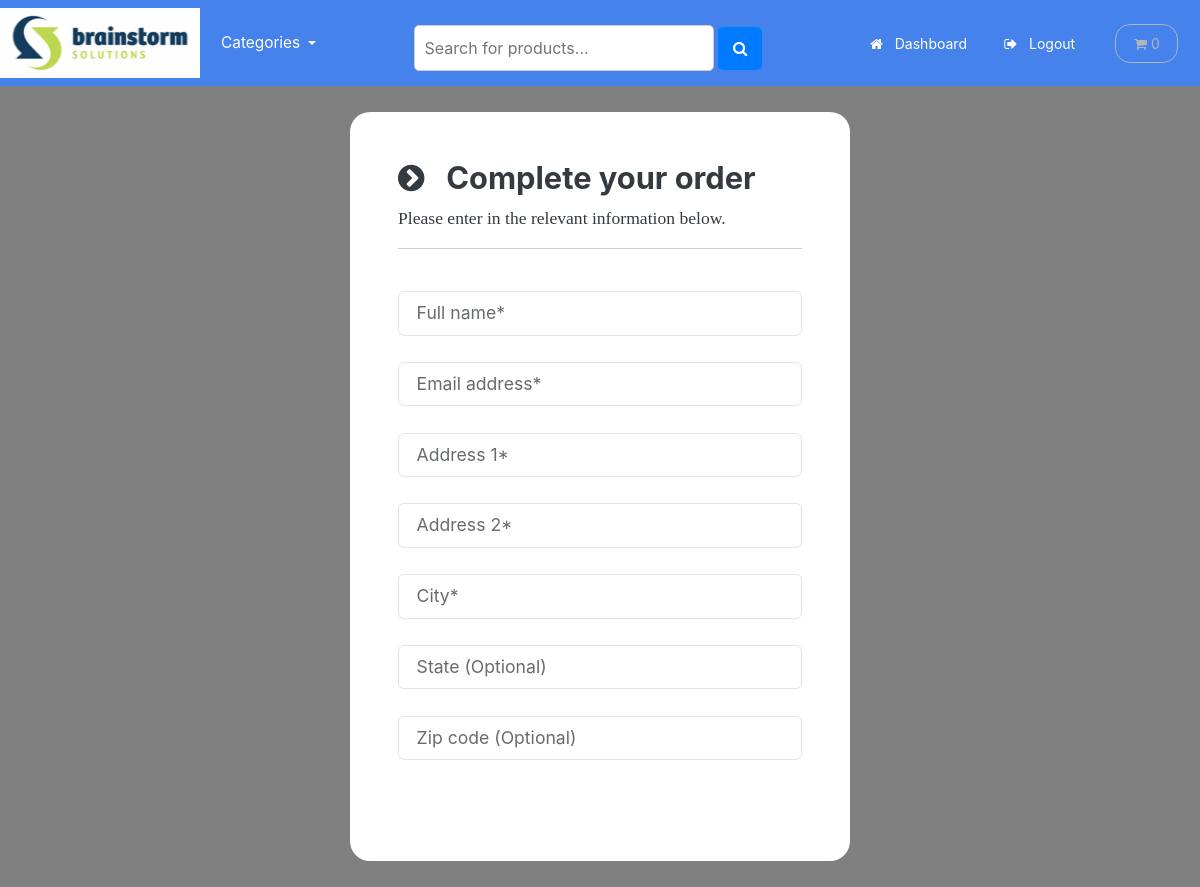
The app's page /payment/checkout (signed in), older data.
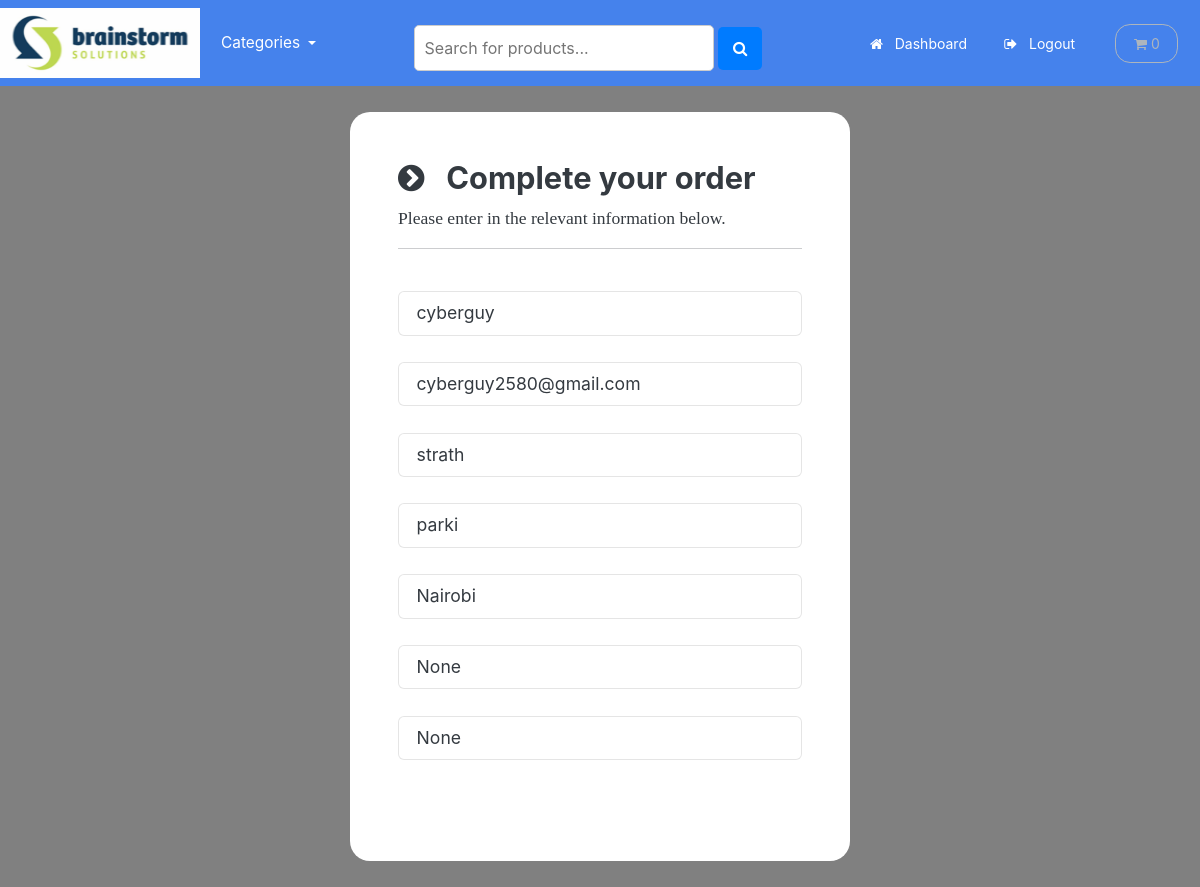
The same page, newer data.
### payment/models.py (models this page shows, shortened)
class ShippingAddress(models.Model):
    full_name = models.CharField(max_length=300)
    email = models.EmailField(max_length=255)
    address1 = models.CharField(max_length=300)
    address2 = models.CharField(max_length=300)
    city = models.CharField(max_length=255)
    state = models.CharField(max_length=255, null=True, blank=True)
    zipcode = models.CharField(max_length=255, null=True, blank=True)
    user = models.ForeignKey(User, on_delete=models.CASCADE, null=True, blank=True)
    class Meta:
        verbose_name_plural = 'Shipping Address'

### payment/views.py (the view)
# urls.py: path('checkout', views.checkout, name='checkout'),
def checkout(request):
    if request.user.is_authenticated:
        try:
            shipping_address = ShippingAddress.objects.get(user=request.user.id)
            context = {'shipping': shipping_address}
            return render(request, 'payment/checkout.html', context=context)
        except:
            return render(request, 'payment/checkout.html')
    else:
        return render(request, 'payment/checkout.html')

### cart/cart.py (called while the page is built)
    def __len__(self):
        return sum(item['qty'] for item in self.cart.values())

    def get_total(self):
        return sum(Decimal(item['price']) * item['qty'] for item in self.cart.values())

### cart/context_processors.py (called while the page is built)
def cart(request):
    return {'cart': Cart(request)}

### store/models.py (called while the page is built)
    def get_absolute_url(self):
        return reverse('list-category', args=[self.slug])

### store/views.py (called while the page is built)
def categories(request):
    all_categories = Category.objects.all()
    return{'all_categories': all_categories}

### payment/templates/payment/checkout.html (shortened to what this page needs)
{% include "store/base.html" %}
{% load static %}
{% block content %}
    <body>
        <br>
        <div class="container bg-white shadow-md p-5" style="width:500px; border-radius:20px;">
            <form id="form" onsubmit="event.preventDefault();">
                <div>
                    <h3> <i class="fa fa-chevron-circle-right" aria-hidden="true"></i> &nbsp; Complete your order </h3>
                    <p> Please enter in the relevant information below. </p>
                    <hr>
                    <br>
                    <div class="form-field">
                        <input class="form-control validate" id="name" type="text" placeholder="Full name*" autocomplete="off" value="{{shipping.full_name}}" required>
                    </div>
                    <br>
                    <div class="form-field">
                        <input class="form-control validate" id="email" type="email" placeholder="Email address*" autocomplete="off" value="{{shipping.email}}" required>
                    </div>
                    <br>
                    <div class="form-field">
                        <input class="form-control validate" id="address1" type="text" placeholder="Address 1*" autocomplete="off" value="{{shipping.address1}}" required>
                    </div>
                    <br>
                    <div class="form-field">
                        <input class="form-control validate" id="address2" type="text" placeholder="Address 2*" autocomplete="off" value="{{shipping.address2}}" required>
                    </div>
                    <br>
                    <div class="form-field">
                        <input class="form-control validate" id="city" type="text" placeholder="City*" autocomplete="off" value="{{shipping.city}}" required>
                    </div>
                    <br>
                    <div class="form-field">
                        <input class="form-control" id="state" type="text" placeholder="State (Optional)" autocomplete="off" value="{{shipping.state}}">
                    </div>
                    <br>
                    <div class="form-field">
                        <input class="form-control" id="zipcode" type="text" placeholder="Zip code (Optional)" autocomplete="off" value="{{shipping.zipcode}}">
                    </div>
                </div>
                <br>
                <br>
            </form>
        </div>
        <br>
    </body>
{% endblock %}

Row changes from the older to the newer data that the page shows:
added ShippingAddress: full_name "cyberguy", email "cyberguy2580@gmail.com", address1 "strath", address2 "parki", city "Nairobi", state "None", zipcode "None"
